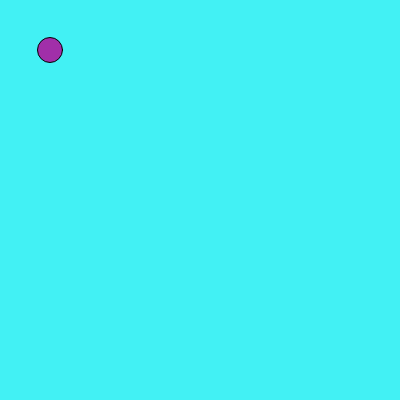
Frame 1 (no input)
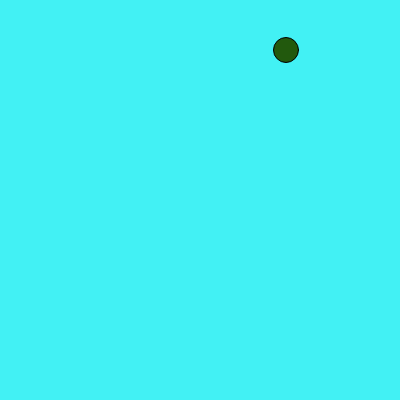
Frame 60 (no input)
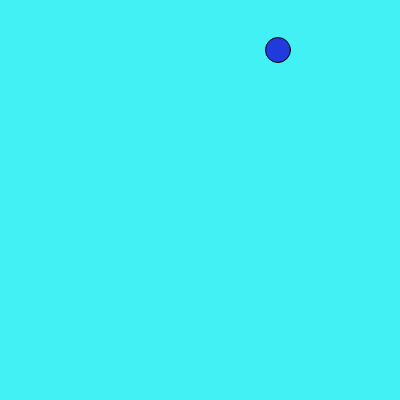
Frame 120 (the mouse pressed at the canvas centre since frame 60)

The p5.js sketch that drew these frames (run headless with seeded random() and noise() and a simulated clock; from frame 60 on, the mouse is pressed at the canvas centre):

// p5.js sketch
// ── sketch.js
/*
Pretty Presentation
Typer Kayla Serpa, Driver Amanda Gonzalez
*/

var seaR = 66; //here I am demonstrating variables
var seaG = 241;
var seaB = 244;
var circ = { //here I am demonstrating an array
  a: 50,
  b: 50,
  diam: 25,
}
var speed = 4; //speed

function setup() {
  createCanvas(400, 400);
}

function draw() {
  background(seaR, seaG, seaB); //using the variables as bg
  fill(random(225), random(225), random(225)); //filled it with 3 random color values
  ellipse(circ.a, circ.b, circ.diam, circ.diam); //used array values here

  circ.a = circ.a + speed //added speed to circ.a to move shape to the right

  if (circ.a > width || circ.a < 0) {// used if statement to make shape bounce back 
    speed = speed * -1;
  }
}
